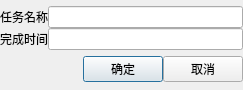
<?xml version="1.0" encoding="UTF-8"?>
<ui version="4.0">
 <class>Balance::HmAnalysis::AddTaskDlg</class>
 <widget class="QDialog" name="Balance::HmAnalysis::AddTaskDlg">
  <property name="geometry">
   <rect>
    <x>0</x>
    <y>0</y>
    <width>243</width>
    <height>90</height>
   </rect>
  </property>
  <property name="windowTitle">
   <string>任务</string>
  </property>
  <layout class="QVBoxLayout" name="verticalLayout" stretch="1,0">
   <property name="spacing">
    <number>0</number>
   </property>
   <property name="leftMargin">
    <number>0</number>
   </property>
   <property name="topMargin">
    <number>0</number>
   </property>
   <property name="rightMargin">
    <number>0</number>
   </property>
   <property name="bottomMargin">
    <number>0</number>
   </property>
   <item>
    <layout class="QGridLayout" name="gridLayout">
     <item row="0" column="0">
      <widget class="QLabel" name="label">
       <property name="text">
        <string>任务名称</string>
       </property>
      </widget>
     </item>
     <item row="0" column="1">
      <widget class="QLineEdit" name="editTask"/>
     </item>
     <item row="1" column="0">
      <widget class="QLabel" name="label_2">
       <property name="text">
        <string>完成时间</string>
       </property>
      </widget>
     </item>
     <item row="1" column="1">
      <widget class="QLineEdit" name="editTime"/>
     </item>
    </layout>
   </item>
   <item>
    <layout class="QHBoxLayout" name="horizontalLayout">
     <item>
      <spacer name="horizontalSpacer">
       <property name="orientation">
        <enum>Qt::Horizontal</enum>
       </property>
       <property name="sizeHint" stdset="0">
        <size>
         <width>40</width>
         <height>20</height>
        </size>
       </property>
      </spacer>
     </item>
     <item>
      <widget class="QPushButton" name="pushButton">
       <property name="text">
        <string>确定</string>
       </property>
      </widget>
     </item>
     <item>
      <widget class="QPushButton" name="pushButton_2">
       <property name="text">
        <string>取消</string>
       </property>
      </widget>
     </item>
    </layout>
   </item>
  </layout>
 </widget>
 <resources/>
 <connections>
  <connection>
   <sender>editTask</sender>
   <signal>returnPressed()</signal>
   <receiver>pushButton</receiver>
   <slot>click()</slot>
   <hints>
    <hint type="sourcelabel">
     <x>90</x>
     <y>17</y>
    </hint>
    <hint type="destinationlabel">
     <x>118</x>
     <y>72</y>
    </hint>
   </hints>
  </connection>
  <connection>
   <sender>editTime</sender>
   <signal>returnPressed()</signal>
   <receiver>pushButton</receiver>
   <slot>click()</slot>
   <hints>
    <hint type="sourcelabel">
     <x>75</x>
     <y>49</y>
    </hint>
    <hint type="destinationlabel">
     <x>119</x>
     <y>85</y>
    </hint>
   </hints>
  </connection>
  <connection>
   <sender>pushButton</sender>
   <signal>clicked()</signal>
   <receiver>Balance::HmAnalysis::AddTaskDlg</receiver>
   <slot>accept()</slot>
   <hints>
    <hint type="sourcelabel">
     <x>179</x>
     <y>74</y>
    </hint>
    <hint type="destinationlabel">
     <x>32</x>
     <y>65</y>
    </hint>
   </hints>
  </connection>
  <connection>
   <sender>pushButton_2</sender>
   <signal>clicked()</signal>
   <receiver>Balance::HmAnalysis::AddTaskDlg</receiver>
   <slot>reject()</slot>
   <hints>
    <hint type="sourcelabel">
     <x>245</x>
     <y>73</y>
    </hint>
    <hint type="destinationlabel">
     <x>39</x>
     <y>31</y>
    </hint>
   </hints>
  </connection>
 </connections>
</ui>
